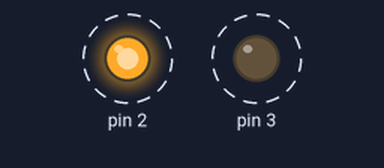
This sketch was run on a simulated Arduino Uno, built with avr-gcc and run on an emulated ATmega328P. Parts: output pins drawn as LEDs (lit = HIGH). Dashed ring = blinking.

Above: at 0.2 s.
Timing chart, 0 to 4.6 s (numbered marks = the images above):
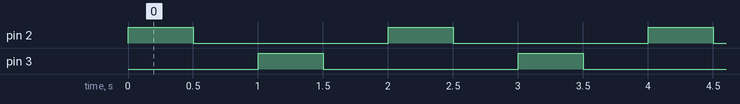

Measured:
- by itself, pin 2, pin 3: alternates HIGH for 0.50 s and LOW for 1.5 s
- by itself, everything shown: repeats every 2.0 s, in 4 steps

The sketch:

robot1.ino
```cpp
void setup() {
  // put your setup code here, to run once:
pinMode(2, OUTPUT);
pinMode(3, OUTPUT);
}

void loop() {
  // put your main code here, to run repeatedly:
  digitalWrite(2,  HIGH);
  delay(500);
  digitalWrite(2, LOW);
  delay(500);
  digitalWrite(3,  HIGH);
  delay(500);
  digitalWrite(3, LOW);
  delay(500);
}
```
